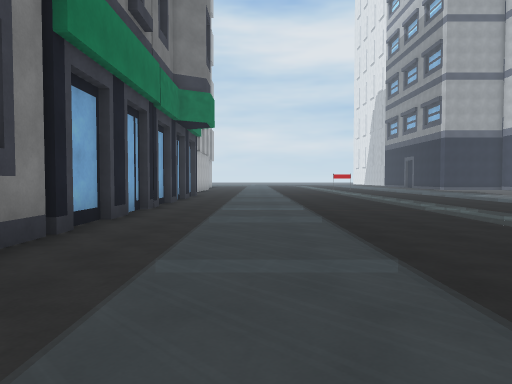
[1] (above)

15 first-person views from a walk through a scene from a Unity 3-D project. The camera is 1.2 m above the floor, tilts 2° down and sees 70° across. The floor is counted in squares, 2 m on a side. Each view is taken from the middle of a square. On the plan, view 1 faces up. The plan holds only what a view shows up to about 10 squares ahead; the rest is blank. The place goes on beyond the plan. The player character is not drawn. Some animated figures are left out.

[2]
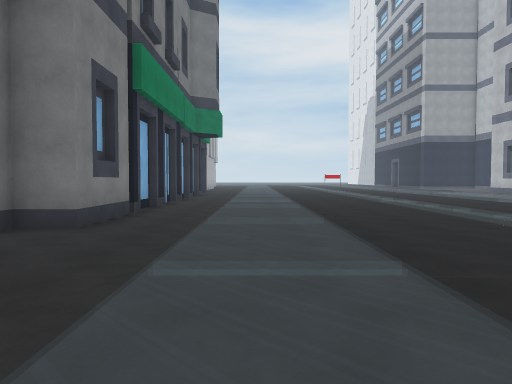

[3]
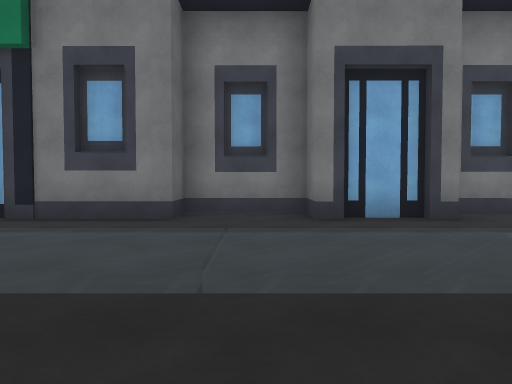

[4]
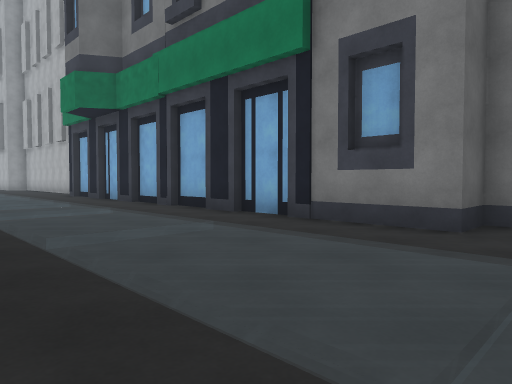

[5]
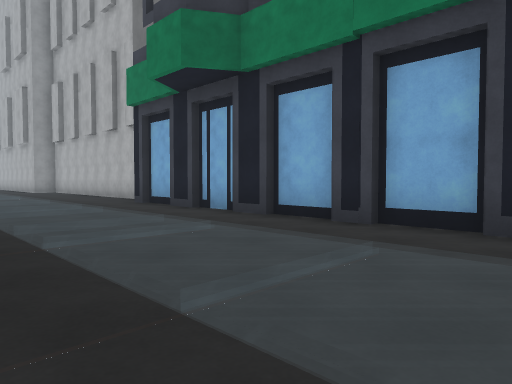

[6]
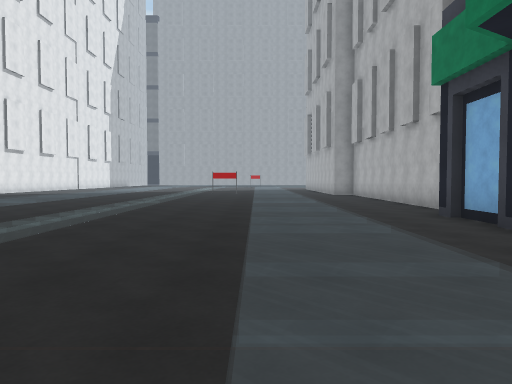

[7]
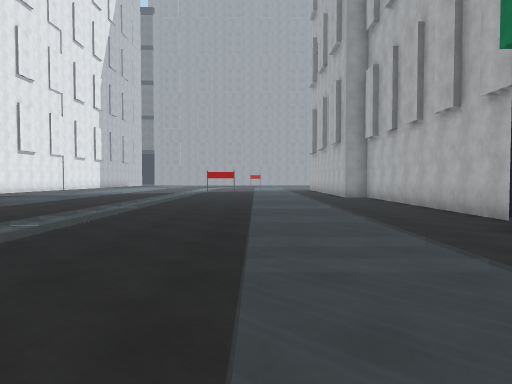

[8]
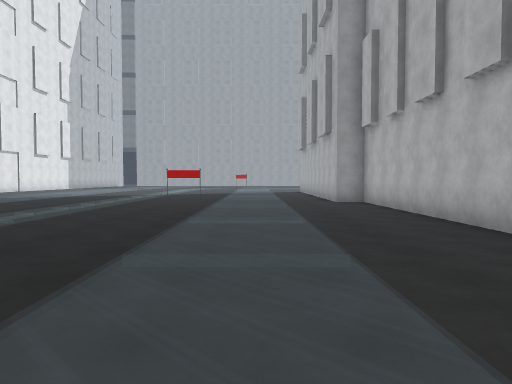

[9]
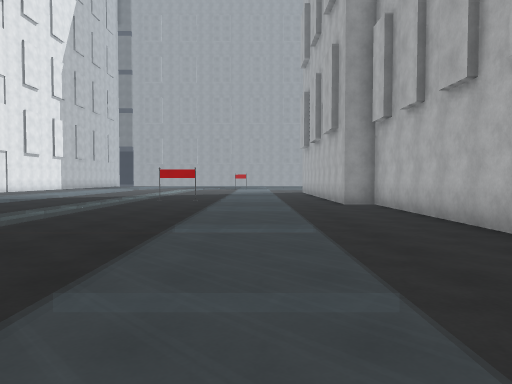

[10]
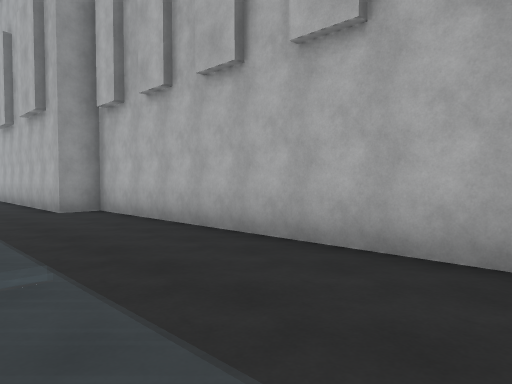

[11]
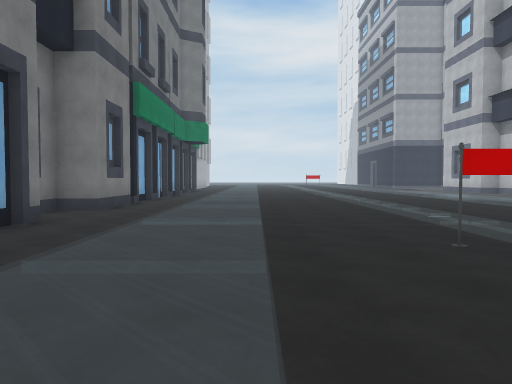

[12]
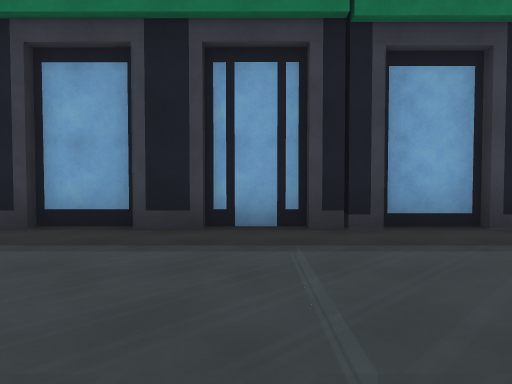

[13]
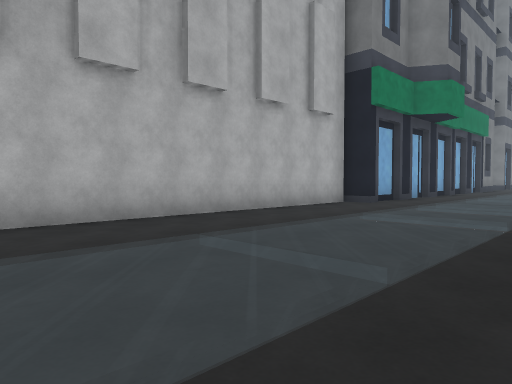

[14]
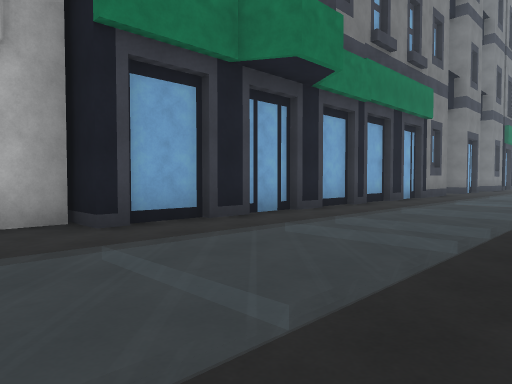

[15]
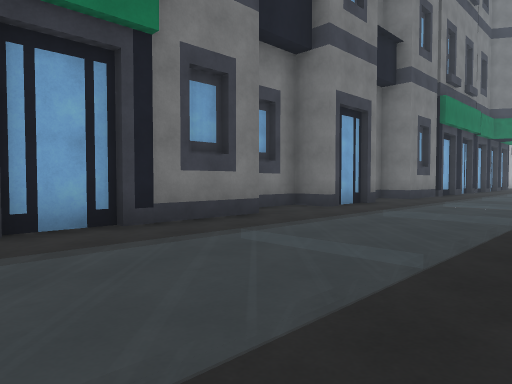

### Floor plan
Key: @ floor where view 1 was taken; # wall or solid block; . main floor; : floor 0.25 m higher than the main floor; / step, stairs or slope; B building; F flag.
Columns run from 4 left of view 1 to 7 right of it. Each row starts with its distance up from view 1.
 10  #./:/..:..
  9  B./:/..:..
  8  #./:/..:..
  7  #./:/..:..
  6  #./:/..:..
  5  B./:/..:..
  4  #./:/..:...
  3 ##./:/..:...
  2 #../:/..:...
  1 #../:/..:..
  0 ##./@/..:.
 -1  #./:/..:.
 -2 ##./:/.FF
 -3 B../:/..
 -4 #../:/..
 -5 ##./:/.
 -6  #./:/.
 -7  B./:/.
 -8  B./:/.
 -9  B./:/.
-10  #./:/.
-11  B./:/.
-12  #./:/..
-13  #./:/..
-14  #./:/..:
-15  #./:/..:.
-16  #./:/..:.
-17 ##./:/..:..
-18 #../:/..:...
-19 #../:/..:...
-20 #../:/..:...
-21 #../:/..:...
-22 #../:/..:...
-23 #../:/..:..
-24 #../:/..:..
-25 #../:/..:...
-26 #../:/..:...

Where each view was taken, in squares from view 1:
view 1: 0 up, 0 right, facing up
view 2: 3 down, 0 right, facing up
view 3: 3 down, 3 right, facing left
view 4: 3 down, 2 right, facing down-left
view 5: 8 down, 2 right, facing down-left
view 6: 10 down, 1 right, facing down
view 7: 12 down, 1 right, facing down
view 8: 15 down, 0 right, facing down
view 9: 16 down, 0 right, facing down
view 10: 18 down, 0 right, facing down-left
view 11: 6 down, 1 right, facing up
view 12: 8 up, 2 right, facing left
view 13: 26 down, 2 right, facing up-left
view 14: 19 down, 2 right, facing up-left
view 15: 9 down, 2 right, facing up-left
